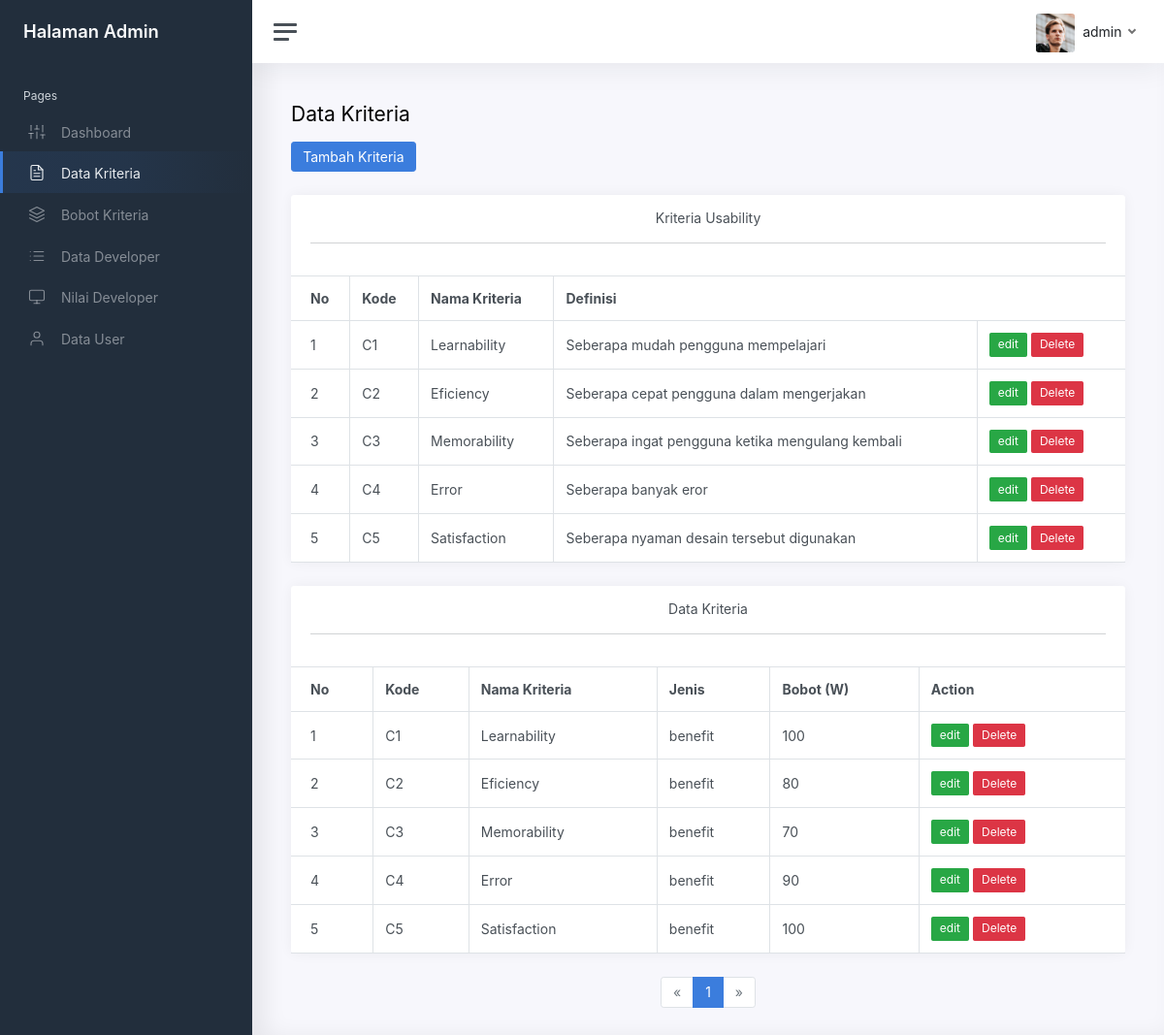
The app's page /UTS-SPK/admin_kriteria.php (signed in) with its own data.
### tables this page shows
CREATE TABLE `tb_users` (
  `id_users` int(50) NOT NULL,
  `kode` varchar(50) NOT NULL,
  `username` varchar(20) NOT NULL,
  `nama` varchar(50) NOT NULL,
  `email` varchar(50) NOT NULL,
  `password` text NOT NULL,
  `alamat` text NOT NULL,
  `verifikasi` tinyint(1) NOT NULL,
  `level` enum('None','Developer','Admin') NOT NULL
);

CREATE TABLE `tb_kriteria` (
  `id_kriteria` int(11) NOT NULL,
  `kode` varchar(50) NOT NULL,
  `nama_kriteria` varchar(50) NOT NULL,
  `definisi` varchar(100) NOT NULL,
  `jenis` enum('cost','benefit') NOT NULL,
  `bobot` double NOT NULL
);

### UTS-SPK/connection.php (called while the page is built, shortened)
<?php
$con = mysqli_connect("localhost", "root", "", "uts_spk");
function lihat($query)
{
    global $con;
    $hasil = mysqli_query($con, $query) or die(mysqli_error($con));
    $notif = [];
    while ($notief = mysqli_fetch_assoc($hasil)) {
        $notif[] = $notief;
    }
    return $notif;
}

### UTS-SPK/admin_kriteria.php (the view, shortened to what this page needs)
<?php
require 'connection.php';
if (!isset($_SESSION["Admin"])) {
  header('location: login.php');
  exit;
} else {
  if (isset($_SESSION['id_users'])) {
    $id_users = $_SESSION['id_users'];
  } else {
    $id_users = $_COOKIE['id_users'];
  }
  $user = lihat("SELECT * FROM tb_users WHERE id_users = '$id_users' ")[0];
}
?>
<?php
$jumlahDataPerHalaman = 5;
$jumlahData = count(lihat("SELECT * FROM tb_kriteria"));
$jumlahHalaman =  ceil($jumlahData / $jumlahDataPerHalaman);
$halamanAktif = (isset($_GET["halaman"])) ? $_GET["halaman"] : 1;
$awalData = ($jumlahDataPerHalaman * $halamanAktif) - $jumlahDataPerHalaman;
$data_kriteria = lihat("SELECT * FROM tb_kriteria LIMIT $awalData, $jumlahDataPerHalaman");
?>
<!DOCTYPE html>
<html lang="en">
<head>
  <link rel="stylesheet" href="asset/bootstrap/css/bootstrap.css">
  <link href="dashboard/css/app.css?v=<?php echo time(); ?>" rel="stylesheet">
</head>
<body>
  <div class="wrapper">
    <nav id="sidebar" class="sidebar">
      <div class="sidebar-content js-simplebar">
        <a class="sidebar-brand" href="admin_dashboard.php">
          <span class="align-middle">Halaman Admin</span>
        </a>
        <ul class="sidebar-nav">
          <li class="sidebar-header">
            Pages
          </li>
          <li class="sidebar-item">
            <a class="sidebar-link" href="admin_dashboard.php">
              <i class="align-middle" data-feather="sliders"></i> <span class="align-middle">Dashboard</span>
            </a>
          </li>
          <li class="sidebar-item active">
            <a class="sidebar-link" href="admin_kriteria.php">
              <i class="align-middle" data-feather="file-text"></i> <span class="align-middle">Data Kriteria</span>
            </a>
          </li>
          <li class="sidebar-item">
            <a class="sidebar-link" href="admin_bobotKriteria.php">
              <i class="align-middle" data-feather="layers"></i> <span class="align-middle">Bobot Kriteria</span>
            </a>
          </li>
          <li class="sidebar-item">
            <a class="sidebar-link" href="admin_developer.php">
              <i class="align-middle" data-feather="list"></i> <span class="align-middle">Data Developer</span>
            </a>
          </li>
          <li class="sidebar-item">
            <a class="sidebar-link" href="admin_nilaiDev.php">
              <i class="align-middle" data-feather="monitor"></i> <span class="align-middle">Nilai Developer</span>
            </a>
          </li>
          <li class="sidebar-item">
            <a class="sidebar-link" href="admin_user.php">
              <i class="align-middle" data-feather="user"></i> <span class="align-middle">Data User</span>
            </a>
          </li>
        </ul>
      </div>
    </nav>
    <div class="main">
      <nav class="navbar navbar-expand navbar-light navbar-bg">
        <a class="sidebar-toggle d-flex">
          <i class="hamburger align-self-center"></i>
        </a>
        <div class="navbar-collapse collapse">
          <ul class="navbar-nav navbar-align">
            <a class="nav-link dropdown-toggle d-none d-sm-inline-block" href="#" data-toggle="dropdown">
              <img src="dashboard/img/avatars/avatar.jpg" class="avatar img-fluid rounded mr-1" alt="admin" />
              <span class="text-dark"><?= $user["username"] ?></span>
            </a>
          </ul>
        </div>
      </nav>
      <main class="content">
        <div class="container-fluid p-0">
          <h1 class="h3 mb-3">Data Kriteria</h1>
          <button type="button" class="btn btn-primary mb-4" data-toggle="modal" data-target="#tambah">Tambah Kriteria</button>
          <div class="row">
            <div class="col-12">
              <div class="card">
                <div class="card-header">
                  <h3 class="card-title text-center">Kriteria Usability</h3>
                  <hr>
                </div>
                <div class="table-responsive">
                  <table class="table mb-0 table table-bordered border-primary">
                    <thead class="">
                      <tr>
                        <th scope="col">No</th>
                        <th scope="col">Kode</th>
                        <th scope="col">Nama Kriteria</th>
                        <th scope="col">Definisi</th>
                      </tr>
                    </thead>
                    <tbody>
                      <?php $no = 1; ?>
                      <?php foreach ($data_kriteria as $dk) : ?>
                        <tr>
                          <td><?= $no; ?></td>
                          <td><?= $dk["kode"]; ?></td>
                          <td><?= $dk["nama_kriteria"]; ?></td>
                          <td><?= $dk["definisi"]; ?></td>
                          <td>
                            <button type="button" class="btn btn-success btn-sm" data-bs-toggle="modal" data-bs-target="#upgrade-user">
                              edit
                            </button>
                            <button type="button" class="btn btn-danger btn-sm" data-bs-toggle="modal" data-bs-target="#delete-user">
                              Delete
                            </button>
                          </td>
                        </tr>
                        <?php $no++ ?>
                      <?php endforeach; ?>
                    </tbody>
                  </table>
                </div>
              </div>
            </div>
            <div class="col-12">
              <div class="card">
                <div class="card-header">
                  <h3 class="card-title text-center">Data Kriteria</h3>
                  <hr>
                </div>
                <div class="table-responsive">
                  <table class="table mb-0 table table-bordered border-primary">
                    <thead class="">
                      <tr>
                        <th scope="col">No</th>
                        <th scope="col">Kode</th>
                        <th scope="col">Nama Kriteria</th>
                        <th scope="col">Jenis</th>
                        <th scope="col">Bobot (W)</th>
                        <th scope="col">Action</th>
                      </tr>
                    </thead>
                    <tbody>
                      <?php $no = 1; ?>
                      <?php foreach ($data_kriteria as $dk) : ?>
                        <tr>
                          <td><?= $no; ?></td>
                          <td><?= $dk["kode"]; ?></td>
                          <td><?= $dk["nama_kriteria"]; ?></td>
                          <td><?= $dk["jenis"]; ?></td>
                          <td><?= $dk["bobot"]; ?></td>
                          <td>
                            <button type="button" class="btn btn-success btn-sm" data-bs-toggle="modal" data-bs-target="#upgrade-user">
                              edit
                            </button>
                            <button type="button" class="btn btn-danger btn-sm" data-bs-toggle="modal" data-bs-target="#delete-user">
                              Delete
                            </button>
                          </td>
                        </tr>
                        <?php $no++ ?>
                      <?php endforeach; ?>
                    </tbody>
                  </table>
                </div>
              </div>
            </div>
          </div>
        </div>
        <div class="justify-content-center">
          <nav aria-label="Page navigation example">
            <ul class="pagination justify-content-center">
              <li class="page-item" style="cursor: pointer;">
                <?php if ($halamanAktif > 1) : ?>
                  <a class="page-link" href="admin_dataUser.php?halaman=<?= $halamanAktif - 1; ?>#content" aria-label="Previous">
                    <span aria-hidden="true">&laquo;</span>
                    <span class="sr-only">Previous</span>
                  </a>
                <?php else : ?>
                  <a class="page-link" aria-label="Previous">
                    <span aria-hidden="true">&laquo;</span>
                  </a>
                <?php endif; ?>
              </li>
              <?php for ($i = 1; $i <= $jumlahHalaman; $i++) : ?>
                <?php if ($i == $halamanAktif) : ?>
                  <li class="page-item active">
                    <a class="page-link" href="admin_kriteria.php?halaman=<?= $i; ?>#content">
                      <span><?= $i; ?></span>
                    </a>
                  </li>
                <?php endif; ?>
              <?php endfor; ?>
              <li class="page-item" style="cursor: pointer;">
                <?php if ($halamanAktif < $jumlahHalaman) : ?>
                  <a class="page-link" href="admin_kriteria.php?halaman=<?= $halamanAktif + 1; ?>#content" aria-label="Next">
                    <span aria-hidden="true">&raquo;</span>
                    <span class="sr-only">Next</span>
                  </a>
                <?php else : ?>
                  <a class="page-link" aria-label="Next">
                    <span aria-hidden="true">&raquo;</span>
                  </a>
                <?php endif; ?>
              </li>
            </ul>
          </nav>
        </div>
      </main>
    </div>
  </div>
</body>
</html>

### records on screen
tb_users: username "admin"
tb_kriteria: kode "C1", nama_kriteria "Learnability", definisi "Seberapa mudah pengguna mempelajari", jenis "benefit", bobot "100"
tb_kriteria: kode "C2", nama_kriteria "Eficiency", definisi "Seberapa cepat pengguna dalam mengerjakan", jenis "benefit", bobot "80"
tb_kriteria: kode "C3", nama_kriteria "Memorability", definisi "Seberapa ingat pengguna ketika mengulang kembali", jenis "benefit", bobot "70"
tb_kriteria: kode "C4", nama_kriteria "Error", definisi "Seberapa banyak eror", jenis "benefit", bobot "90"
tb_kriteria: kode "C5", nama_kriteria "Satisfaction", definisi "Seberapa nyaman desain tersebut digunakan", jenis "benefit", bobot "100"
